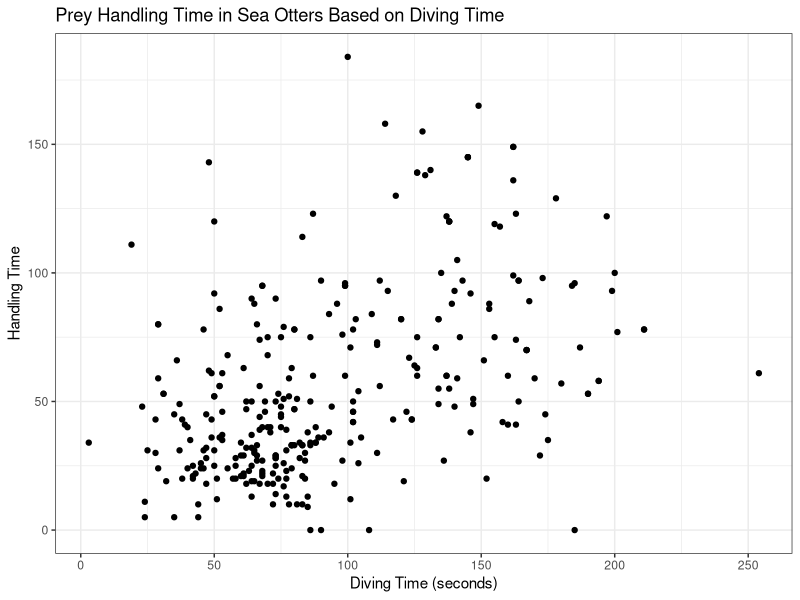

This figure's R source: (Note: this script raises an error after producing the figure.)
## ---- chunk 1
#| output: false
library(here)
library(tidyverse)
forage <- read_csv("forage_final.csv")
## ---- chunk 2
# forage structure
str(forage)

## drop NAs
colSums(is.na(forage))

## select for just prey category, diving time, and prey handling time 
forage <- forage %>% select(BoutID, PreyCat, PreyItem, DT, HT,PropNotEat)
forage <- forage %>% drop_na()

# Check the structure
colSums(is.na(forage))
str(forage)
## ---- chunk 3
# Create a scatterplot relating diving time to handling time based on prey item
forage %>%  ggplot(aes(x = DT, y = HT)) + geom_point() + theme_bw() + labs(x = "Diving Time (seconds)", y = "Handling Time", title = "Prey Handling Time in Sea Otters Based on Diving Time") 


forage %>%  ggplot(aes(x = DT, y = HT, col = PreyCat)) + geom_point() + theme_bw() + 
  facet_wrap(~PreyCat, scales = "free") + labs(x = "Diving Time (seconds)", y = "Handling Time", 
                                               title = "Prey Handling Time in Sea Otters Based on Diving Time and Prey Category") + theme(legend.position = "none") +
  scale_color_discrete(palette = "Set2")

## ---- chunk 4
# Create a scatterplot of dive time related to the proportion of prey not eaten based on prey category
forage %>% ggplot(aes(x = DT, y = PropNotEat, col = PreyCat))+ geom_jitter() + theme_bw() + scale_color_discrete(palette = "Set2") + facet_wrap(~PreyCat, scale = "free") + theme(legend.position = "none") + labs(x = "Diving Time (seconds)", y = "Proportion of Prey Not Eaten", 
                                               title = "Proportion of Prey Not Consumed By Sea Otters Based on Diving Time and Prey Category") + theme(plot.title = element_text(size = 11, face = "bold"))

# Create boxplots to visualize the distribution of Prey categories and proportion of prey not eaten
forage %>% ggplot(aes(x = PreyCat, y = PropNotEat, fill = PreyCat)) + geom_boxplot() + theme_bw()


